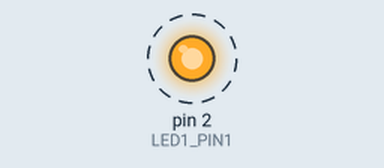
The sketch below on a simulated Arduino Uno, built with avr-gcc and run on an emulated ATmega328P. Shown: output pins drawn as LEDs (lit = HIGH). Dashed ring = blinking.

Above: at 0.5 s.
Timing chart, 0 to 4.6 s (numbered marks = the images above):
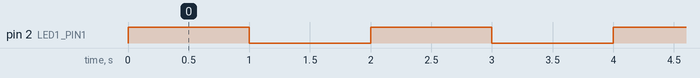

Measured:
- by itself, pin 2 (LED1_PIN1): alternates HIGH for 1.0 s and LOW for 1.0 s

The sketch:

Digital_input_instruction_within_code_code.ino
```cpp
//Condition
//Digital input is given inside the code,
//Digital input will control the digital output,
//GPIO 2 is commited to inbuid LED

#define LED1_PIN1  2 // GPIO2
void setup() {
    pinMode(LED1_PIN1, OUTPUT);
}
void loop() {
    digitalWrite(LED1_PIN1,HIGH);
    delay(1000);
    digitalWrite(LED1_PIN1,LOW);
    delay(1000);
}
```
